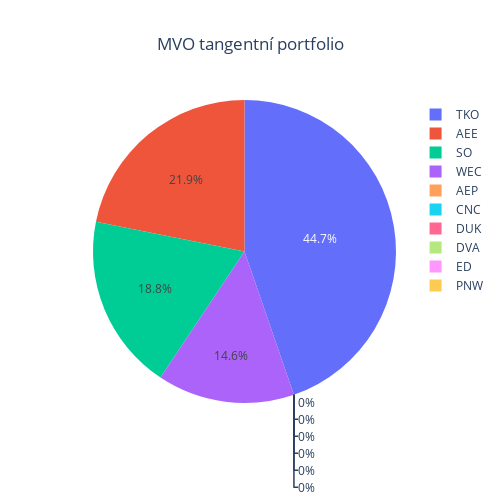

Notebook source saved alongside this figure:
### Code cell
weightsMVOTangent = MVOTangentPortfolio(prices = prices)
weightsPlot(weightsMVOTangent, title = "MVO tangentní portfolio")

### Figure 1 — Plotly figure (JSON) as saved in the notebook; plotly's stock layout.template omitted (floating-point values rounded to 4 significant figures)
{"data": [{"labels": ["AEE", "AEP", "CNC", "DUK", "DVA", "ED", "PNW", "SO", "TKO", "WEC"], "type": "pie", "values": [0.2185, 0, 0, 0, 0, 0, 0, 0.188, 0.4471, 0.1464]}], "layout": {"height": 500, "title": {"text": "MVO tangentní portfolio", "x": 0.5}, "width": 500}}
